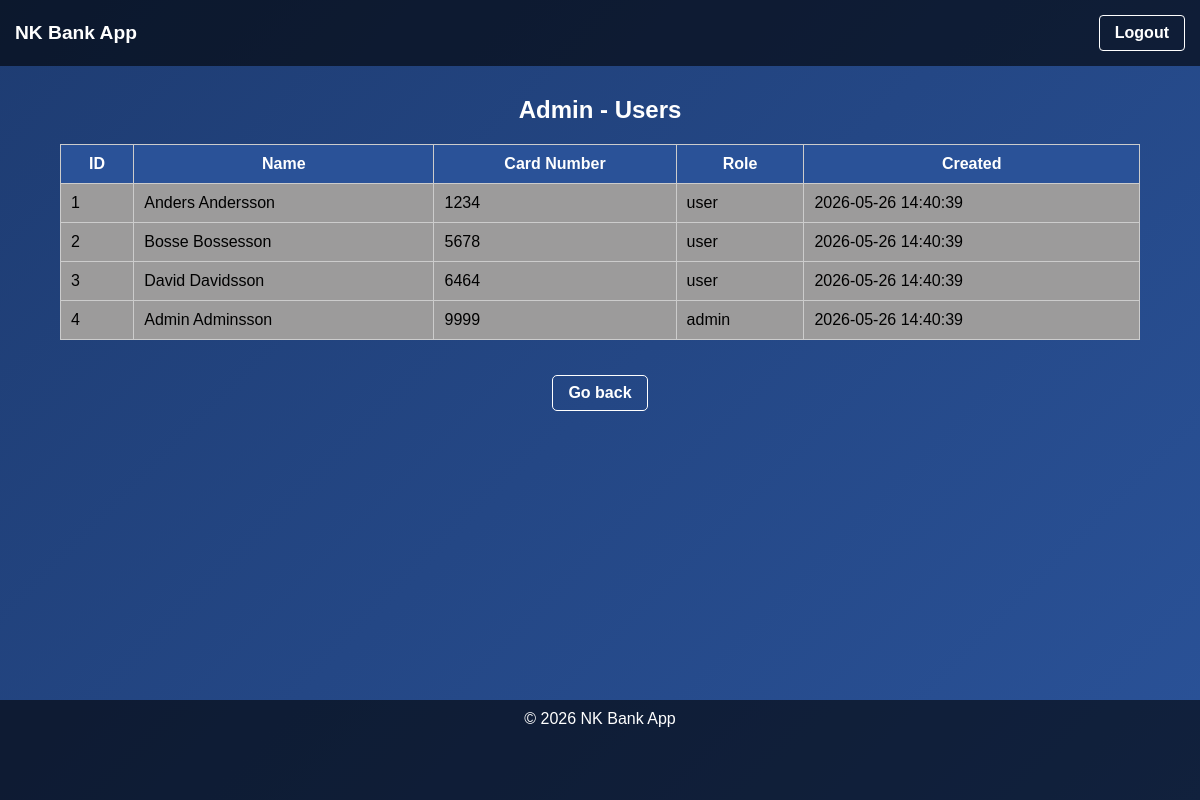
The app's page /?route=admin/users (signed in) with its own data.
### tables this page shows
CREATE TABLE users 
(
id INTEGER PRIMARY KEY AUTOINCREMENT,
card_number TEXT NOT NULL UNIQUE, -- kortnummer
pin_hash TEXT NOT NULL, -- bcrypt
name TEXT NOT NULL,
role TEXT NOT NULL DEFAULT 'user', -- 'user' eller 'admin
created_at TEXT NOT NULL
);

### src/Repositories/UserRepository.php (called while the page is built, shortened)
<?php
class UserRepository implements RepositoryInterface {
    private PDO $db;
    public function __construct(PDO $db)
    {
        $this->db = $db;
    }
    public function getAll(): array {
        $stmt = $this->db->query
        ("SELECT * from users");
        return $stmt->fetchAll();
    }
}
?>

### views/admin_users.php (the view, shortened to what this page needs)
<?php require __DIR__ . "/partials/header.php"; ?>
<h2 class="page-title">Admin - Users</h2>
    <table class="table-spaced">
        <tr>
            <th>ID</th>
            <th>Name</th>
            <th>Card Number</th>
            <th>Role</th>
            <th>Created</th>
        </tr>
        <?php foreach($users as $user): ?>
            <tr>
                <td><?= htmlspecialchars($user["id"]) ?></td>
                <td><?= htmlspecialchars($user["name"]) ?></td>
                <td><?= htmlspecialchars($user["card_number"]) ?></td>
                <td><?= htmlspecialchars($user["role"]) ?></td>
                <td><?= htmlspecialchars($user["created_at"]) ?></td>
            </tr>
        <?php endforeach; ?>
    </table>
<div class="center">
    <a class="back-link" href="?route=dashboard">Go back</a>
</div>
<?php require __DIR__ . "/partials/footer.php"; ?>

### public/style.css (style rules this page uses)
* { box-sizing: border-box; }
body { margin: 0; padding: 0; font-family: Arial, sans-serif; background: linear-gradient( 135deg, #1e3c72, #2a5298 ); min-height: 100vh; display: flex; flex-direction: column; }
table { width: 100%; border-collapse: collapse; background: rgb(156, 155, 155); }
th, td { padding: 10px; border: 1px solid #ccc; }
th { background: #2a5298; color: white; }
.page-title { color: white; text-align: center; margin-top: 30px; }
.center { text-align: center; }
.back-link { display: inline-block; margin-top: 15px; padding: 8px 15px; color: white; font-weight: bold; text-decoration: none; border: 1px solid white; border-radius: 5px; }
.table-spaced { width: 90%; margin: 20px auto; }

### records on screen
users: id "1", name "Anders Andersson", card_number "1234", role "user", created_at "2026-05-26 14:40:39"
users: id "2", name "Bosse Bossesson", card_number "5678", role "user", created_at "2026-05-26 14:40:39"
users: id "3", name "David Davidsson", card_number "6464", role "user", created_at "2026-05-26 14:40:39"
users: id "4", name "Admin Adminsson", card_number "9999", role "admin", created_at "2026-05-26 14:40:39"
